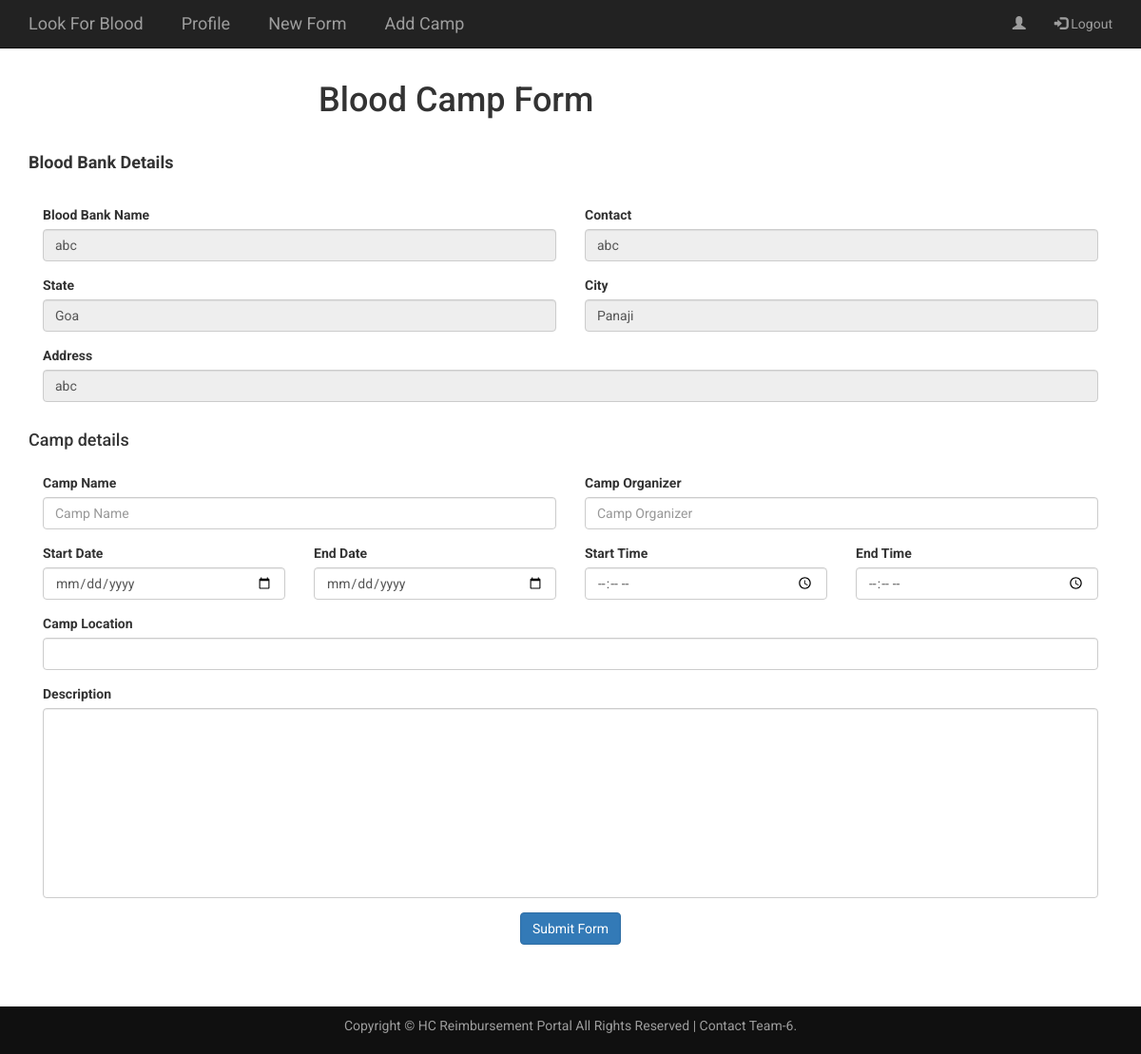
Page /user/blood_bank_dashboard/blood_camp (signed in) on the committed database.
### user/models.py (models this page shows, shortened)
class User(models.Model):
    user_id = models.AutoField(primary_key=True)
    blood_bank_name = models.CharField(max_length=120, blank=False)
    username = models.CharField(max_length=40, unique=True, blank=False)
    email = models.EmailField(max_length=100, unique=True, blank=False)
    password = models.CharField(max_length=100, blank=False)
    contact = models.CharField(max_length=10, default="N/A", blank=False)
    address = models.CharField(max_length=400, default="N/A", blank=False)
    roles = models.CharField(max_length=20, default="N/A", blank=False) #blood_bank : for role based restriction
    state = models.ForeignKey(State, on_delete=models.CASCADE,null=True,  default = None)
    city = models.ForeignKey(City, on_delete=models.CASCADE, null=True, default = None)

class State(models.Model):
    state_id = models.AutoField(primary_key=True)
    name = models.CharField(max_length=30, blank=False)
    def __str__(self):
        return str(self.state_id)

class City(models.Model):
    city_id = models.AutoField(primary_key=True)
    name = models.CharField(max_length=30, blank=False)
    state = models.ForeignKey(State, null=True,on_delete=models.CASCADE)
    def __str__(self):
        return str(self.city_id)

### user/views.py (the view)
# urls.py: path("blood_bank_dashboard/blood_camp", views.blood_camp, name="blood_camp"),
def blood_camp(request):
    logging.basicConfig(level=logging.INFO)
    logger = logging.getLogger('myapp')
    user = IsLoggedIn(request)
    if user is None: # not already logged in
        messages.error(request, "Please login first to fill reimbursement form!")
        return HttpResponseRedirect("/user/logout")
    else:
        state_object = user.state
        city_object = user.city
        state = State.objects.filter(state_id=state_object.state_id)
        city = City.objects.filter(city_id=city_object.city_id)
        logger.info(f"{state} {city}")
        return render(
            request,
            "blood_camp.html",
            {
                "user": user,
                "state": state,
                "city": city,
            },
        )

### user/utils.py (called while the page is built)
def IsLoggedIn(request):
    if request.session.has_key("username"):
        try:
            user = User.objects.get(username=request.session["username"])
            return user
        except:
            return None
    else:
        return None

### user/templates/blood_camp.html (shortened to what this page needs)
<!DOCTYPE html>
<html lang="en">
<head>
    {% load static %}
    <link href="{% static 'css/bootstrap.min.css' %}" rel="stylesheet">
    <link href="{% static 'css/index.css' %}" rel="stylesheet">
</head>
<body>
    <div class="navbar navbar-inverse navbar-fixed-top">
        <div class="container">
            <div class="navbar-header">
                <a class="navbar-brand" href="/user/patient_dashboard" style="margin-right: 25px;">Look For Blood</a>
                <a class="navbar-brand" href="/user/patient_dashboard/patient_profile" style="margin-right: 25px;">Profile</a>
                <a class="navbar-brand" href="/user/form" style="margin-right: 25px;">New Form</a>
                <a class="navbar-brand" href="/user/blood_bank_dashboard/blood_camp" style="margin-right: 25px;">Add Camp</a>
            </div>
            <div class="collapse navbar-collapse" id="myNavbar">
                <ul class="nav navbar-nav navbar-right">
                    <li><a href=""><span class = "glyphicon glyphicon-user"></span> {{ patient.user.username }}</a></li>
                    <li><a href = "/user/logout"><span class = "glyphicon glyphicon-log-in"></span> Logout</a></li>
                </ul>
            </div>
        </div>
    </div>
    <div class="container-fluid">
        <div class="row">
            <main class="col-md-9 ml-sm-auto col-lg-12 px-md-4 py-4">
                <nav aria-label="breadcrumb">
                    <ol class="breadcrumb">
                        <li class="breadcrumb-item"><a href="#">Home</a></li>
                        <li class="breadcrumb-item active" aria-current="page">New Form</li>
                    </ol>
                </nav>
                <h1 style="margin-top:50px;margin-left: 320px;">Blood Camp Form</h1>
                <section>
                    <div class="container">
                        <h4 style="line-height: 50px;"><strong>Blood Bank Details</strong></h4>
                        <form style="margin-top: 20px;" id="reimbursement-form" method="post" action="/user/blood_bank_dashboard/blood_camp/formsubmit"
                            enctype="multipart/form-data">
                            <div class="form-row">
                                <div class="form-group col-md-6">
                                    <label for="inputEmail4">Blood Bank Name</label>
                                    <input type="text" class="form-control" id="inputEmail4" value="{{user.blood_bank_name}}"
                                        disabled>
                                </div>
                                <div class="form-group col-md-6">
                                    <label for="inputPassword4">Contact</label>
                                    <input type="text" class="form-control" id="inputPassword4" value="{{user.contact}}"
                                        disabled>
                                </div>
                            </div>
                            <div class="form-row">
                                <div class="form-group col-md-6">
                                    <label for="inputEmail4">State</label>
                                    <input type="text" class="form-control" id="inputEmail4"
                                        value="{{user.state.name}}" disabled>
                                </div>
                                <div class="form-group col-md-6">
                                    <label for="inputPassword4">City</label>
                                    <input type="text" class="form-control" id="inputPassword4"
                                        value="{{user.city.name}}" disabled>
                                </div>
                            </div>
                            <div class="form-row">
                                <div class="form-group col-md-12">
                                    <label for="inputAddress">Address</label>
                                    <input type="text" class="form-control" id="inputAddress" value="{{user.address}}"
                                        disabled>
                                </div>
                            </div>
                            <div class="push"></div>
                            <h4 style="line-height: 50px;">Camp details</h4>
                            <div class="mb-3">
                                <div class="form-row">
                                    <div class="form-group col-md-6">
                                        <label for="specialisation">Camp Name</label>
                                        <input type="text" class="form-control" id="specialisation"
                                            placeholder="Camp Name" autocomplete="off" name="camp_name" required>
                                    </div>
                                    <div class="form-group col-md-6">
                                        <label for="specialisation">Camp Organizer</label>
                                        <input type="text" class="form-control" id="specialisation"
                                            placeholder="Camp Organizer" autocomplete="off" name="camp_organizer" required>
                                    </div>
                                </div>
                                <div class="form-row">
                                    <div class="form-group col-md-3">
                                        <label for="inputPassword6">Start Date</label>
                                        <input type="date" class="form-control" placeholder="DD/MM/YYYY"
                                            autocomplete="off" id="con_date" name="start_date" required>
                                    </div>
                                    <div class="form-group col-md-3">
                                        <label for="inputPassword6">End Date</label>
                                        <input type="date" class="form-control" placeholder="DD/MM/YYYY"
                                            autocomplete="off" id="con_date" name="end_date" required>
                                    </div>
                                    <div class="form-group col-md-3">
                                        <label for="inputPassword6">Start Time</label>
                                        <input type="time" class="form-control" placeholder="00:00"
                                            autocomplete="off" id="con_date" name="start_time" required>
                                    </div>
                                    <div class="form-group col-md-3">
                                        <label for="inputPassword6">End Time</label>
                                        <input type="time" class="form-control" placeholder="00:00"
                                            autocomplete="off" id="con_date" name="end_time" required>
                                    </div>
                                </div>
                                <div class="form-row">
                                    <div class="form-group col-md-12">
                                        <label for="inputAddress">Camp Location</label>
                                        <input type="text" class="form-control" id="inputAddress" name="location">
                                    </div>
                                </div>
                                <div class="form-row">
                                    <div class="form-group col-md-12">
                                        <label for="inputEmail5">Description</label>
                                        <input height="100" type="text" class="form-control" id="description"
                                            autocomplete="off" name="description"
                                            required>
                                    </div>
                                </div>
                            </div>
                            <div class="mb-3" style="margin-top:50px;">
                                <div class="form-row">
                                    <div class="col-md-offset-4 col-md-4 form-group" align="center">
                                        <button type="submit" class="btn btn-primary">Submit Form</button>
                                    </div>
                </section>
            </main>
        </div>
    </div>
    <div class="push"></div>
    <footer>
        <div class="container">
            <center>
                <p>
                    Copyright &copy; HC Reimbursement Portal All Rights Reserved | Contact Team-6.
                </p>
            </center>
        </div>
    </footer>
</body>
</html>

### user/static/css/index.css (style rules this page uses)
html, body { width: 100%; height: 100%; margin: 0; font-family: 'Roboto', sans-serif; }
a { text-decoration: none; background-color: transparent; color: #444040; }
footer { background-color: #101010; color: #9d9d9d; padding: 10px 0; height: 50px; width: 100%; }
footer, .push { height: 50px; }

### user/templates/blood_camp.html (style rules this page uses)
#description { height:200px; }

### rows in the picture
User: blood_bank_name "abc", contact "abc", state.name "Goa", city.name "Panaji", address "abc"
